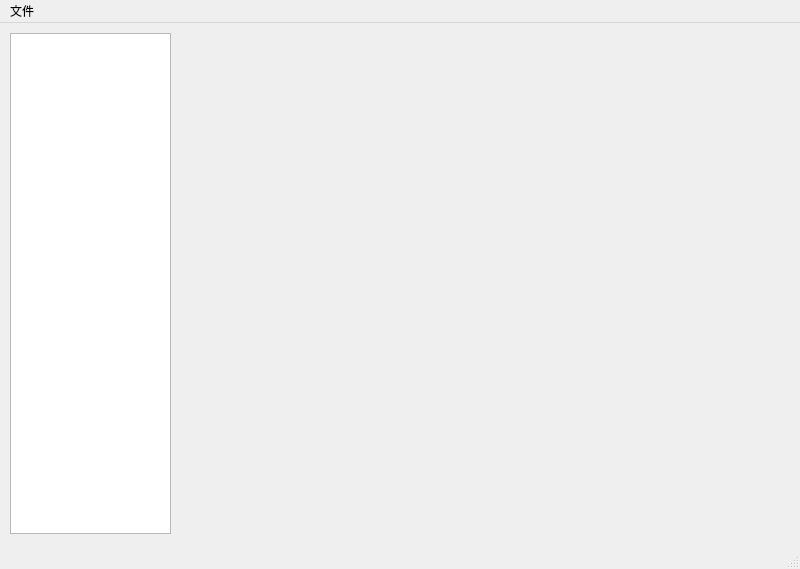
<?xml version="1.0" encoding="UTF-8"?>
<ui version="4.0">
 <class>MainWindow</class>
 <widget class="QMainWindow" name="MainWindow">
  <property name="geometry">
   <rect>
    <x>0</x>
    <y>0</y>
    <width>800</width>
    <height>569</height>
   </rect>
  </property>
  <property name="windowTitle">
   <string>系统</string>
  </property>
  <widget class="QWidget" name="centralwidget">
   <widget class="QListWidget" name="moduleList">
    <property name="geometry">
     <rect>
      <x>10</x>
      <y>10</y>
      <width>161</width>
      <height>501</height>
     </rect>
    </property>
   </widget>
   <widget class="QWidget" name="verticalLayoutWidget">
    <property name="geometry">
     <rect>
      <x>210</x>
      <y>10</y>
      <width>541</width>
      <height>111</height>
     </rect>
    </property>
    <layout class="QVBoxLayout" name="ModuleArea"/>
   </widget>
   <widget class="QWidget" name="verticalLayoutWidget_2">
    <property name="geometry">
     <rect>
      <x>210</x>
      <y>140</y>
      <width>541</width>
      <height>341</height>
     </rect>
    </property>
    <layout class="QVBoxLayout" name="GraphArea"/>
   </widget>
  </widget>
  <widget class="QMenuBar" name="menubar">
   <property name="geometry">
    <rect>
     <x>0</x>
     <y>0</y>
     <width>800</width>
     <height>22</height>
    </rect>
   </property>
   <widget class="QMenu" name="menu">
    <property name="title">
     <string>文件</string>
    </property>
   </widget>
   <addaction name="menu"/>
  </widget>
  <widget class="QStatusBar" name="statusbar"/>
 </widget>
 <resources/>
 <connections/>
</ui>
